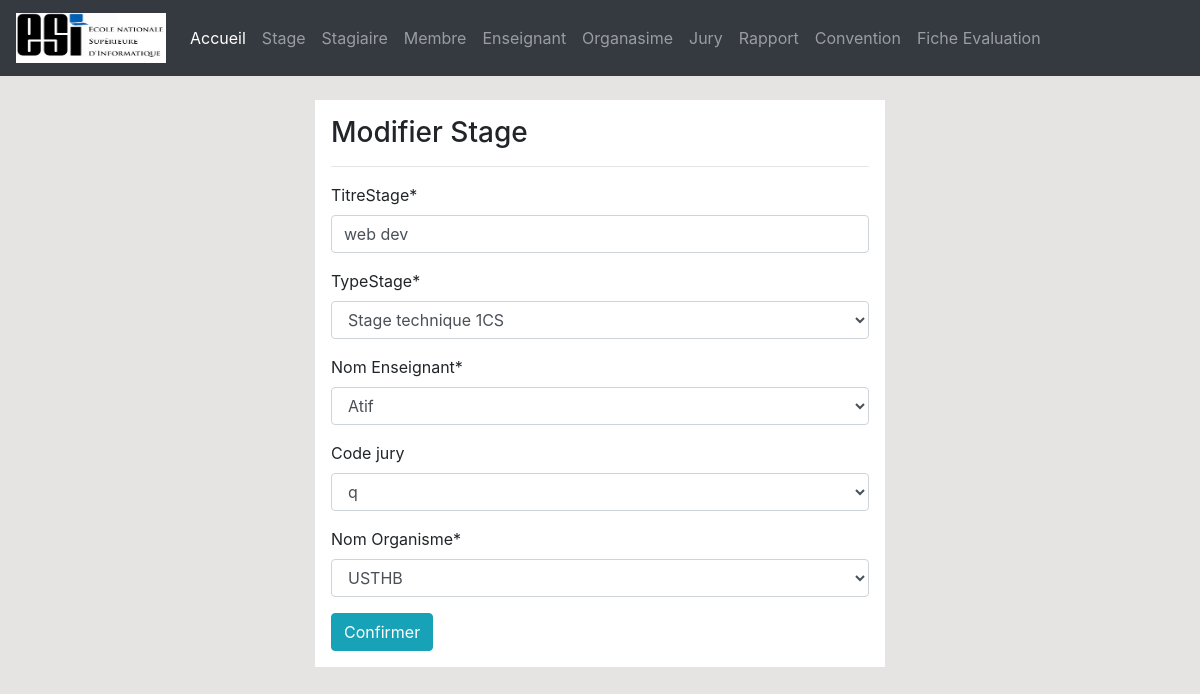
Page /Stage/edit/4/ on the committed database.
### Gestion/models.py (models this page shows, shortened)
class Stage(models.Model):
    titreStage = models.CharField(max_length=40)
    class ts(models.TextChoices):
        CP1 = '1CP',_('Stage ouvrier 1CP')
        CS1 = '1CS',_('Stage technique 1CS')
        CS3 = 'PFE3CS',_('Stage technique PFE 3CS')
    typeStage = models.CharField(max_length=30, choices=ts.choices)
    enseignant = models.ForeignKey(Enseignant,on_delete=models.CASCADE)
    jury = models.ForeignKey(Jury,on_delete=models.SET_NULL, null= True, blank=True )
    organisme = models.ForeignKey(OrganismeStage, on_delete=models.CASCADE )

### Gestion/views.py (the view)
# urls.py: path('Stage/edit/<int:pk>/', stage_edit, name='dashboard-stage-edit'),
def stage_edit(request, pk):
    item = Stage.objects.get(id=pk)
    if request.method == 'POST':
        form = stageForm(request.POST, instance=item)
        if form.is_valid():
            form.save()
            return redirect('Stage')
    else:
        form = stageForm(instance=item)
    context = {
        'form': form,
    }
    return render(request, 'fenetre/editstage.html', context)

### Gestion/forms.py
class stageForm(forms.ModelForm):
    class Meta:
        model = Stage
        fields = "__all__"
        labels ={
                'titrestage': 'Titre de Stage',
                'typestage': 'Type stage',
                'enseignant': 'Nom Enseignant',
                'jury': 'Code jury',
                'organisme': 'Nom Organisme',
            }

### Gestion/models.py (called while the page is built)
    def __str__(self):
        return f'{self.nomOrganisme}'

    def __str__(self):
        return f'{self.codeJ}'

    def __str__(self):
        return f'{self.nomE}'

### Gestion/templates/fenetre/editstage.html
{% extends 'parts/base.html' %} {% block title %}Modification du stage{% endblock %} {% load static %} {% load crispy_forms_tags %} {% block content %}
<link rel="stylesheet" href="{% static 'style.css' %}">
<div class="row my-4">
    <div class="col-md-6 offset-md-3 p-3 bg-white">
        <h3>Modifier Stage</h3>
        <hr>
        <form method="POST">
            {% csrf_token %} {{ form|crispy }}
            <input class="btn btn-info" type="submit" href="{% url 'Stage' %}" value="Confirmer">
        </form>
    </div>
</div>
{% endblock %}

### Gestion/static/style.css (style rules this page uses)
body { background: rgb(230, 227, 227); }

### rows in the picture
Stage: titreStage "web dev", typeStage "Stage technique 1CS", enseignant "Atif", jury "q", organisme "USTHB"
